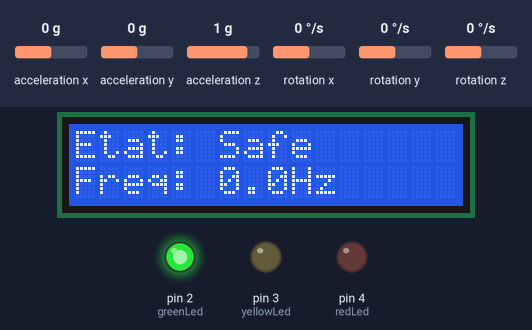
Recording of a sketch running on a simulated Arduino Uno, built with avr-gcc and run on an emulated ATmega328P. Parts: 16×2 character LCD, output pins drawn as LEDs (lit = HIGH). The test bench sets the inputs (shaded band); at power-on: acceleration x 0 g, acceleration y 0 g, acceleration z 1 g, rotation x 0 °/s, rotation y 0 °/s, rotation z 0 °/s. The audio player accepts every command and is not drawn; what the sketch prints to the serial monitor is not drawn.

Above: at 2.7 s.
2.8 s: acceleration x set to -0.2 g
4.3 s: acceleration x set to -0.5 g
At 4.8 s:
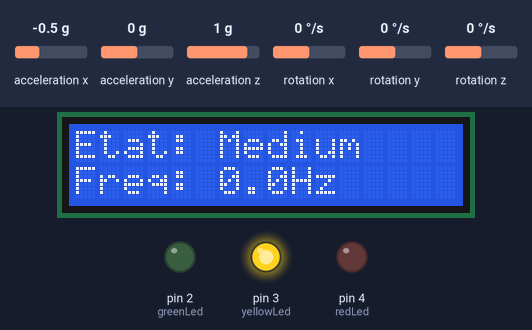
5.9 s: acceleration y set to -0.2 g
7.4 s: acceleration y set to -0.5 g
At 8.3 s:
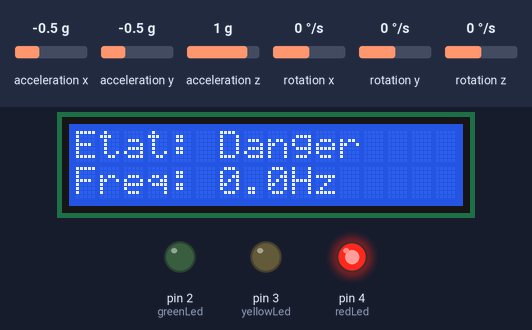
At 12.9 s:
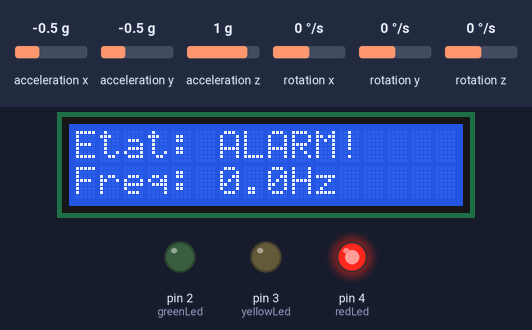
Timing chart, 0 to 14.4 s (numbered marks = the images above; inputs shaded):
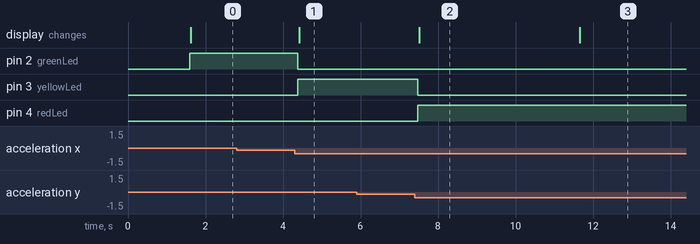

The sketch:

sketch_jun17a.ino
```cpp
#include <Wire.h>
#include <LiquidCrystal_I2C.h>
#include <SoftwareSerial.h>
#include <DFRobotDFPlayerMini.h>
#include <MPU6050.h>

MPU6050 mpu;
LiquidCrystal_I2C lcd(0x27, 16, 2);
SoftwareSerial mySoftwareSerial(10, 11); // RX, TX
DFRobotDFPlayerMini myDFPlayer;

const int greenLed = 2;
const int yellowLed = 3;
const int redLed = 4;

const float lowThreshold = 0.05;
const float mediumThreshold = 0.08;
const float highThreshold = 0.17;
const float peakThreshold = 0.05;

const int windowSize = 10;
float magnitudeBuffer[windowSize];
int bufferIndex = 0;

bool wasAbove = false;
unsigned long lastPeakTime = 0;
float frequency = 0;

int highReadingCount = 0;
const int detectionThreshold = 3;
const unsigned long alarmDelay = 4000;
const unsigned long audioLength = 40000;
unsigned long strongStartTime = 0;
bool alarmTriggered = false;

String lastStatus = "";
float lastFreq = 0;

void setup() {
  Serial.begin(115200);

  pinMode(greenLed, OUTPUT);
  pinMode(yellowLed, OUTPUT);
  pinMode(redLed, OUTPUT);

  // Turn all LEDs off initially
  digitalWrite(greenLed, LOW);
  digitalWrite(yellowLed, LOW);
  digitalWrite(redLed, LOW);

  lcd.init();
  lcd.backlight();
  lcd.print("Initializing...");

  Wire.begin();
  mpu.initialize();
  mpu.setFullScaleAccelRange(MPU6050_ACCEL_FS_2);

  if (!mpu.testConnection()) {
    lcd.clear();
    lcd.print("MPU6050 Error!");
    while (1);
  }

  mySoftwareSerial.begin(9600);
  if (!myDFPlayer.begin(mySoftwareSerial)) {
    lcd.clear();
    lcd.print("DFPlayer Error!");
    while (1);
  }
  myDFPlayer.volume(20);

  // Fill buffer with 0s and wait to stabilize
  for (int i = 0; i < windowSize; i++) magnitudeBuffer[i] = 0;
  delay(1000);  // Give sensor some time to stabilize

  lcd.clear();
}

void loop() {
  int16_t ax, ay, az;
  mpu.getAcceleration(&ax, &ay, &az);

  float ax_g = ax / 16384.0;
  float ay_g = ay / 16384.0;
  float az_g = az / 16384.0;

  float rawMagnitude = sqrt(sq(ax_g) + sq(ay_g) + sq(az_g)) - 1.0;
  rawMagnitude = abs(rawMagnitude);
  rawMagnitude = constrain(rawMagnitude, 0, 2.0);

  magnitudeBuffer[bufferIndex] = rawMagnitude;
  bufferIndex = (bufferIndex + 1) % windowSize;

  float smoothedMagnitude = 0;
  for (int i = 0; i < windowSize; i++) smoothedMagnitude += magnitudeBuffer[i];
  smoothedMagnitude /= windowSize;

  // Frequency Detection
  if (!wasAbove && rawMagnitude > peakThreshold) {
    wasAbove = true;
    unsigned long currentTime = millis();
    unsigned long period = currentTime - lastPeakTime;
    if (period > 10 && period < 2000) {
      frequency = 1000.0 / period;
    }
    lastPeakTime = currentTime;
  } else if (wasAbove && rawMagnitude < peakThreshold) {
    wasAbove = false;
  }

  detectEarthquake(smoothedMagnitude, frequency);

  Serial.print(smoothedMagnitude, 6);
  Serial.print(",");
  Serial.println(frequency, 2);

  delay(20);  // ~50Hz sampling
}

void detectEarthquake(float magnitude, float freq) {
  unsigned long currentTime = millis();
  String status;

  if (alarmTriggered && (currentTime - strongStartTime < audioLength)) {
    status = "ALARM!";
    digitalWrite(greenLed, LOW);
    digitalWrite(yellowLed, LOW);
    digitalWrite(redLed, HIGH);
  } else {
    if (alarmTriggered && (currentTime - strongStartTime >= audioLength)) {
      alarmTriggered = false;
      highReadingCount = 0;
    }

    if (magnitude < lowThreshold) {
      status = "Safe";
      digitalWrite(greenLed, HIGH);
      digitalWrite(yellowLed, LOW);
      digitalWrite(redLed, LOW);
      highReadingCount = 0;
    } else if (magnitude < highThreshold) {
      status = "Medium";
      digitalWrite(greenLed, LOW);
      digitalWrite(yellowLed, HIGH);
      digitalWrite(redLed, LOW);
      highReadingCount = 0;
    } else {
      status = "Danger";
      digitalWrite(greenLed, LOW);
      digitalWrite(yellowLed, LOW);
      digitalWrite(redLed, HIGH);
      highReadingCount++;

      if (highReadingCount >= detectionThreshold && !alarmTriggered) {
        if (strongStartTime == 0) strongStartTime = currentTime;
        if (currentTime - strongStartTime >= alarmDelay) {
          myDFPlayer.play(1);
          alarmTriggered = true;
          strongStartTime = currentTime;
          Serial.println(">>> Alarm triggered");
        }
      }
    }
  }

  updateLCD(status, freq);
}

void updateLCD(String status, float freq) {
  if (status != lastStatus || abs(freq - lastFreq) > 0.1) {
    lcd.setCursor(0, 0);
    lcd.print("Etat: " + status + "    ");
    lcd.setCursor(0, 1);
    lcd.print("Freq: ");
    lcd.print(freq, 1);
    lcd.print("Hz     ");
    lastStatus = status;
    lastFreq = freq;
  }
}
```

Measured:
- the behaviour switches between -0.3 and -0.4 g on acceleration x (found by bisection; images 0 and 1)
- the behaviour switches between -0.3 and -0.4 g on acceleration y (found by bisection; images 1 and 2)
- after the input at 2.8 s, every drawn part: stays the same
- after the input at 4.3 s, pin 2 (greenLed): HIGH → LOW after 0.08 s; pin 3 (yellowLed): LOW → HIGH after 0.08 s; the display: changes after 0.11 s (image 1)
- after the input at 5.9 s, every drawn part: stays the same
- after the input at 7.4 s, pin 3 (yellowLed): HIGH → LOW after 0.08 s; pin 4 (redLed): LOW → HIGH after 0.08 s; the display: changes after 0.11 s (image 2)
- what the display in image 2 shows lasts 4.2 s, from 7.5 s to 11.7 s
